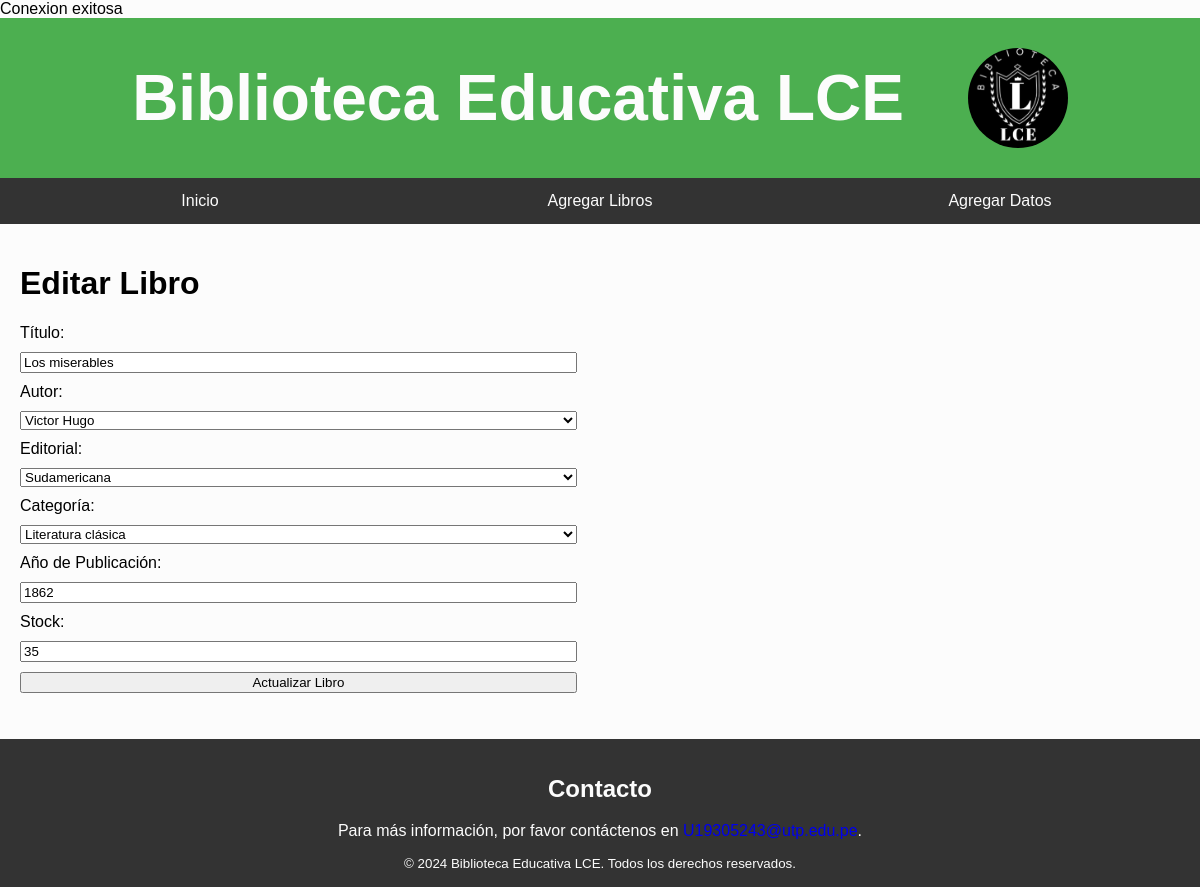
/pages/edita_libros.php?id=4, run on the app's committed database.
### tables this page shows
CREATE TABLE libros (
    id_libro INT PRIMARY KEY AUTO_INCREMENT,
    titulo VARCHAR(255) NOT NULL,
    id_autor INT,
    id_editorial INT,
    id_categoria INT,
    año_publicacion INT,
    stock INT NOT NULL,
    FOREIGN KEY (id_autor) REFERENCES autores(id_autor)
        ON DELETE SET NULL
        ON UPDATE CASCADE,
    FOREIGN KEY (id_editorial) REFERENCES editoriales(id_editorial)
        ON DELETE SET NULL
        ON UPDATE CASCADE,
    FOREIGN KEY (id_categoria) REFERENCES categorias(id_categoria)
        ON DELETE SET NULL
        ON UPDATE CASCADE
);

### pages/edita_libros.php (the view, shortened to what this page needs)
<?php
$conecta = conexionDB();
if (isset($_GET['id'])) {
    $id = $_GET['id'];
    $sqlLlamarLibro = "SELECT * FROM libros WHERE id_libro = $id";
    $result = $conecta->query($sqlLlamarLibro);
    $libro = $result->fetch_assoc();
}
$sqlLlamarAutor = "SELECT id_autor, nombre FROM autores";
$resultAutor = $conecta->query($sqlLlamarAutor);
$sqlLlamarEditorial = "SELECT id_editorial, nombre FROM editoriales";
$resultEditorial = $conecta->query($sqlLlamarEditorial);
$sqlLlamarCategoria = "SELECT id_categoria, categoria FROM categorias";
$resultCategoria = $conecta->query($sqlLlamarCategoria);
?>
<!DOCTYPE html>
<html lang="es">
<head>
    <link rel="stylesheet" href="Style/agregar.css">
</head>
<body>
    <header class="header">
        <h1 class="header-h1">Biblioteca Educativa LCE</h1>
        <img src="./../assets/logo.jpg" alt="Logo Biblioteca" class="header-img"/>
    </header>
    <nav>
        <a href="admin.html">Inicio</a>
        <a href="libros.php">Agregar Libros</a>
        <a href="datos.php">Agregar Datos</a>
    </nav>
    <div class="conteiner">
        <div class="form-conteiner">
            <h1>Editar Libro</h1>
            <form action="edita_libros.php" method="POST">
                <label for="titulo">Título:</label>
                <input type="text" id="titulo" name="titulo" value="<?php echo $libro['titulo']; ?>" required>
                <label for="autor">Autor:</label>
                <select id="autor" name="id_autor" required>
                    <?php
                    if ($resultAutor->num_rows > 0) {
                        while ($row = $resultAutor->fetch_assoc()) {
                            $selected = ($row["id_autor"] == $libro['id_autor']) ? 'selected' : '';
                            echo "<option value='" . $row["id_autor"] . "' $selected>" . $row["nombre"] . "</option>";
                        }
                    } else {
                        echo "<option value=''>No hay Autores registrados</option>";
                    }
                    ?>
                </select>
                <label for="editorial">Editorial:</label>
                <select id="editorial" name="id_editorial" required>
                    <?php
                    if ($resultEditorial->num_rows > 0) {
                        while ($row = $resultEditorial->fetch_assoc()) {
                            $selected = ($row["id_editorial"] == $libro['id_editorial']) ? 'selected' : '';
                            echo "<option value='" . $row["id_editorial"] . "' $selected>" . $row["nombre"] . "</option>";
                        }
                    } else {
                        echo "<option value=''>No hay editoriales registradas</option>";
                    }
                    ?>
                </select>
                <label for="categoria">Categoría:</label>
                <select id="categoria" name="id_categoria" required>
                    <?php
                    if ($resultCategoria->num_rows > 0) {
                        while ($row = $resultCategoria->fetch_assoc()) {
                            $selected = ($row["id_categoria"] == $libro['id_categoria']) ? 'selected' : '';
                            echo "<option value='" . $row["id_categoria"] . "' $selected>" . $row["categoria"] . "</option>";
                        }
                    }
                    ?>
                </select>
                <label for="año_publicacion">Año de Publicación:</label>
                <input type="number" id="año_publicacion" name="año_publicacion" value="<?php echo $libro['año_publicacion']; ?>" required>
                <label for="stock">Stock:</label>
                <input type="number" id="stock" name="stock" value="<?php echo $libro['stock']; ?>" required>
                <input type="submit" value="Actualizar Libro">
            </form>
        </div>
    </div>
    <footer class="footer" id="contact">
        <h2>Contacto</h2>
        <p>
            Para más información, por favor contáctenos en
            <a href="mailto:U22235570@utp.edu.pe">U19305243@utp.edu.pe</a>.
        </p>
        <small>&copy; 2024 Biblioteca Educativa LCE. Todos los derechos reservados.</small>
    </footer>
</body>
</html>

### Style/agregar.css (style rules this page uses)
.conteiner { display: flex; justify-content: space-between; align-items: flex-start; margin: 20px; }
.form-conteiner, .table-conteiner { width: 48%; }
.form-conteiner form { display: flex; flex-direction: column; }
.form-conteiner label, .form-conteiner input, .form-conteiner select { margin-bottom: 10px; }

### Style/global.css (style rules this page uses)
:root { --primary-color: #4caf50; --primary-light-color: #90ee90; --secondary-color: #ccfbf1; --shadow-color: #333; --dark-color: #060606; --light-color: #fcfcfc; }
body { font-family: Arial, sans-serif; margin: 0; background-color: var(--light-color); }
.header { display: flex; justify-content: center; align-items: center; gap: 64px; padding-inline: 1rem; background-color: var(--primary-color); color: var(--light-color); text-align: center; }
.header-h1 { font-size: 4rem; font-weight: bold; }
.header-img { width: 100px; height: 100px; border-radius: 50%; object-fit: cover; }
nav { display: flex; flex-direction: column; justify-content: space-evenly; align-items: center; background-color: var(--shadow-color); overflow: hidden; }
nav a { color: var(--light-color); text-align: center; width: 100%; padding: 14px 20px; }
.footer { background-color: var(--shadow-color); color: var(--light-color); text-align: center; padding: 1rem 0; position: relative; }
@media (min-width: 768px) { nav { display: flex; flex-direction: row; justify-content: space-evenly; align-items: center; background-color: #333; overflow: hidden; } }

### data on the page
libros: titulo "Los miserables", año_publicacion "1862", stock "35"

### other printed values
form field id_autor "Victor Hugo"
form field id_editorial "Sudamericana"
form field id_categoria "Literatura clásica"
